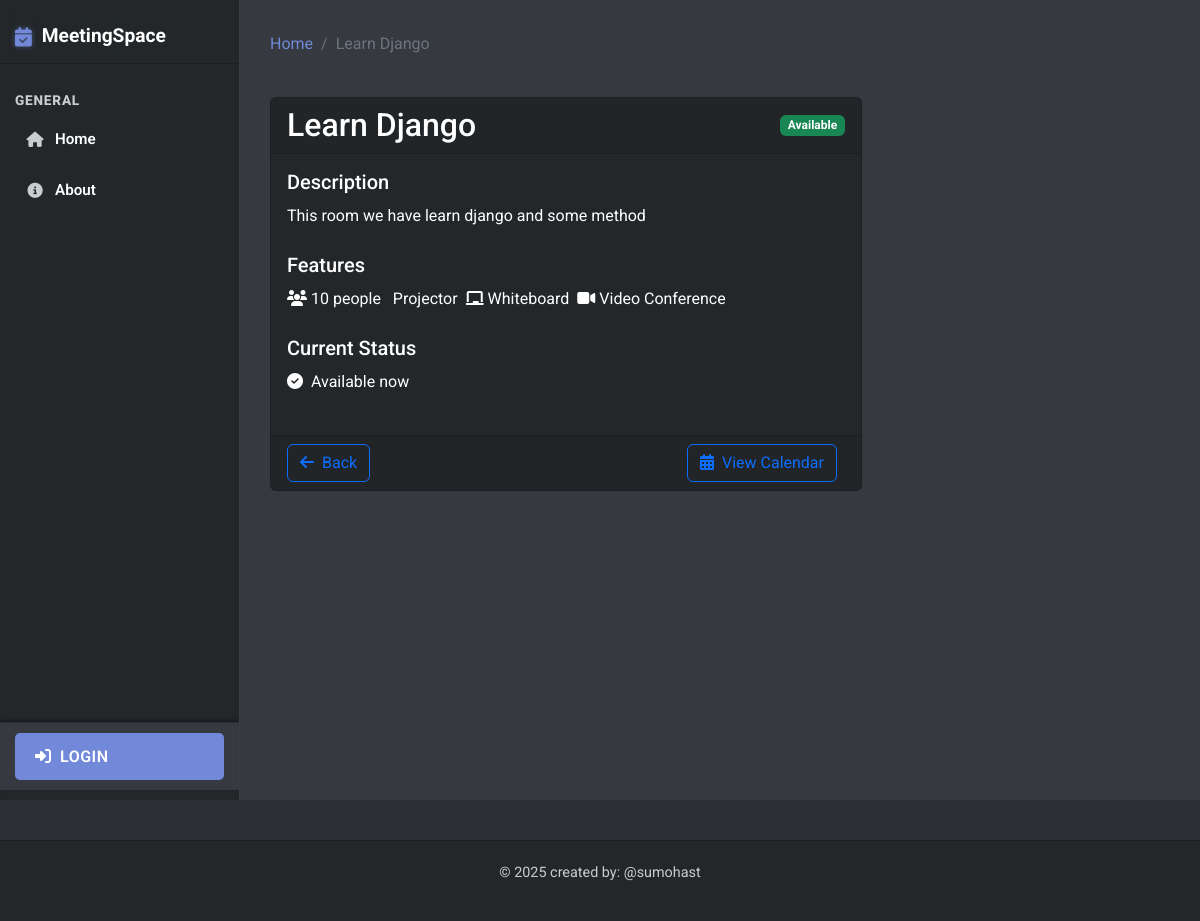
/room/8/, run on an earlier commit of the app's database.
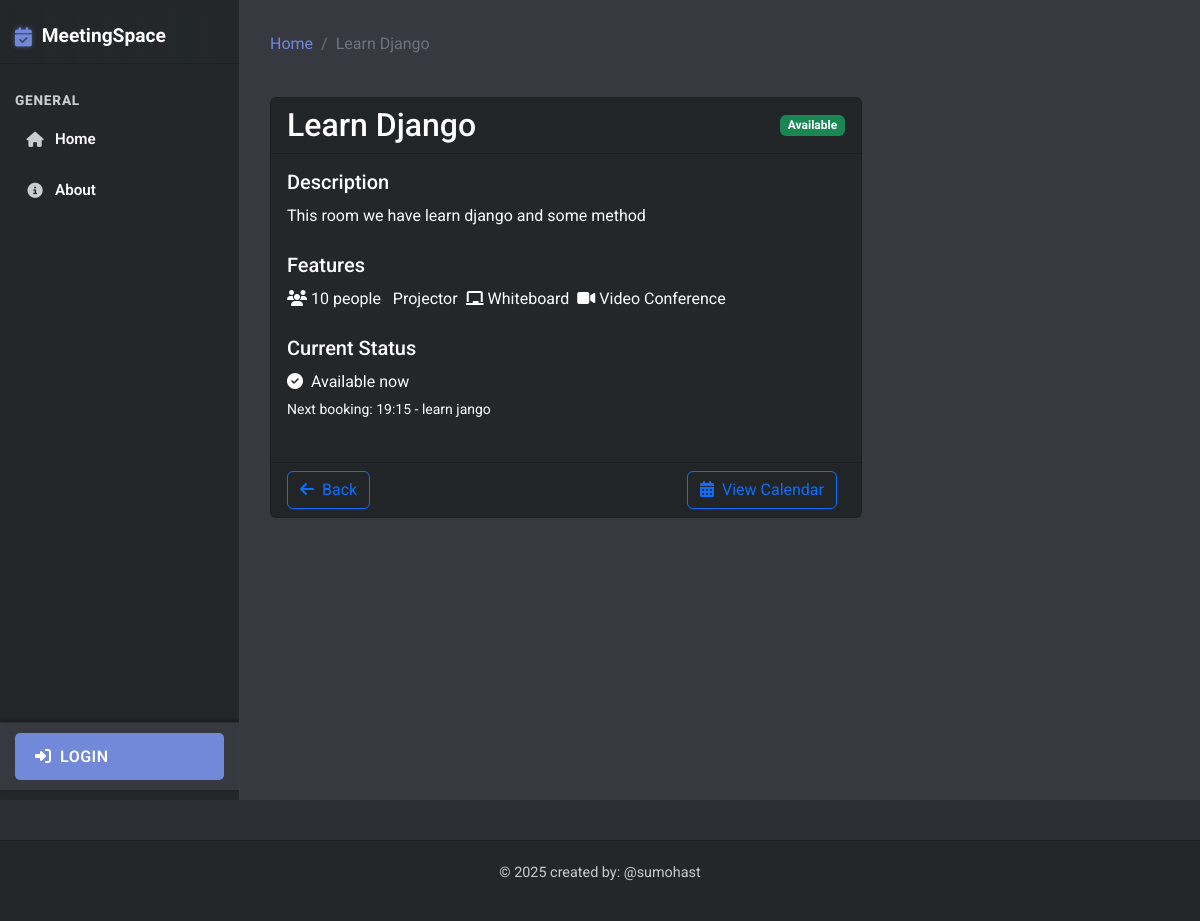
And on a later commit of the database.
### base/models.py (models this page shows, shortened)
class Reservation(models.Model):
    participant_count = models.IntegerField(default=1, help_text="Number of participants")
    room = models.ForeignKey(Room, on_delete=models.CASCADE)
    user = models.ForeignKey(User, on_delete=models.CASCADE)
    title = models.CharField(max_length=200)
    description = models.TextField(null=True, blank=True)
    date = models.DateField()
    start_time = models.TimeField()
    end_time = models.TimeField()
    participants_emails = models.TextField(null=True, blank=True,
                                          help_text="Enter email addresses separated by commas")
    reminder_sent = models.BooleanField(default=False) # this field is used to track if a reminder has been sent for this reservation
    created = models.DateTimeField(auto_now_add=True)
    updated = models.DateTimeField(auto_now=True)
    class Meta:
        ordering = ['date', 'start_time']
        constraints = [
            models.UniqueConstraint(
                fields=['room', 'date', 'start_time'],
                name='unique_reservation'
            )
        ]

### base/views.py (the view)
# urls.py: path('room/<str:pk>/', views.room_detail, name="room-detail"),
def room_detail(request, pk):
    room = get_object_or_404(Room, id=pk)
    current_status = room.get_current_status()
    today = datetime.now().date()
    available_slots = room.get_available_time_slots(today)
    upcoming_reservations = Reservation.objects.filter(
        room=room,
        date__gte=today
    ).order_by('date', 'start_time')[:5]
    today_reservations = Reservation.objects.filter(
        room=room,
        date=today
    )
    room_is_full = False
    active_reservation = None
    if current_status['status'] == 'occupied':
        active_reservation = current_status['reservation']
        if hasattr(active_reservation, 'participant_count') and active_reservation.participant_count >= room.capacity:
            room_is_full = True
    context = {
        'room': room,
        'current_status': current_status,
        'available_slots': available_slots,
        'today': today,
        'upcoming_reservations': upcoming_reservations,
        'room_is_full': room_is_full,
        'active_reservation': active_reservation,
    }
    return render(request, 'base/room_detail.html', context)

### base/models.py (called while the page is built)
    def get_current_status(self): # this function returns the current status of the room (occupied/free)
        now = datetime.now()
        today = now.date()
        current_time = now.time()
        active_reservation = self.reservation_set.filter(
            date=today,
            start_time__lte=current_time,
            end_time__gt=current_time
        ).first()
        if active_reservation:
            return {
                'status': 'occupied',
                'reservation': active_reservation
            }
        else:
            return {
                'status': 'free',
                'next_reservation': self.reservation_set.filter(
                    date=today,
                    start_time__gt=current_time
                ).order_by('start_time').first()
            }

### templates/base/room_detail.html (shortened to what this page needs)
{% extends 'main.html' %}
{% block content %}
<div class="row mb-4">
    <div class="col-12">
        <nav aria-label="breadcrumb">
            <ol class="breadcrumb">
                <li class="breadcrumb-item"><a href="{% url 'home' %}">Home</a></li>
                <li class="breadcrumb-item active">{{ room.name }}</li>
            </ol>
        </nav>
    </div>
</div>
<div class="row">
    <div class="col-md-8">
        <div class="card mb-4">
            <div class="card-header d-flex justify-content-between align-items-center">
                <h2 class="mb-0">{{ room.name }}</h2>
                {% if current_status.status == 'free' %}
                <span class="badge bg-success">Available</span>
                {% else %}
                <span class="badge bg-danger">Occupied</span>
                {% endif %}
            </div>
            <div class="card-body">
                <div class="mb-4">
                    <h5>Description</h5>
                    <p>{{ room.description }}</p>
                </div>
                <div class="mb-4">
                    <h5>Features</h5>
                    <div class="d-flex flex-wrap gap-2 mt-2">
                        <span class="feature-badge">
                            <i class="fas fa-users"></i> {{ room.capacity }} people
                        </span>
                        {% if room.has_projector %}
                        <span class="feature-badge">
                             Projector
                        </span>
                        {% endif %}
                        {% if room.has_whiteboard %}
                        <span class="feature-badge">
                            <i class="fas fa-chalkboard"></i> Whiteboard
                        </span>
                        {% endif %}
                        {% if room.has_video_conference %}
                        <span class="feature-badge">
                            <i class="fas fa-video"></i> Video Conference
                        </span>
                        {% endif %}
                    </div>
                </div>
                <div class="mb-4">
                    <h5>Current Status</h5>
                    {% if current_status.status == 'free' %}
                    <p class="status-free">
                        <i class="fas fa-check-circle me-1"></i> Available now
                        {% if current_status.next_reservation %}
                        <br>
                        <small>Next booking: {{ current_status.next_reservation.start_time|time:"H:i" }} - {{ current_status.next_reservation.title }}</small>
                        {% endif %}
                    </p>
                    {% endif %}
                </div>
            </div>
            <div class="card-footer">
                <div class="d-flex justify-content-between">
                    <a href="{% url 'home' %}" class="btn btn-outline-primary">
                        <i class="fas fa-arrow-left me-1"></i> Back
                    </a>
                    <div>
                        <a href="{% url 'room-calendar' room.id %}" class="btn btn-outline-primary me-2">
                            <i class="fas fa-calendar-alt me-1"></i> View Calendar
                        </a>
                    </div>
                </div>
            </div>
        </div>
    </div>
</div>
{% endblock %}

What changed in the data, as far as the page shows it:
added Reservation: next_reservation.start_time "19:15", next_reservation "learn jango"
Also different on the page:
text now shown: "Next booking: -"
